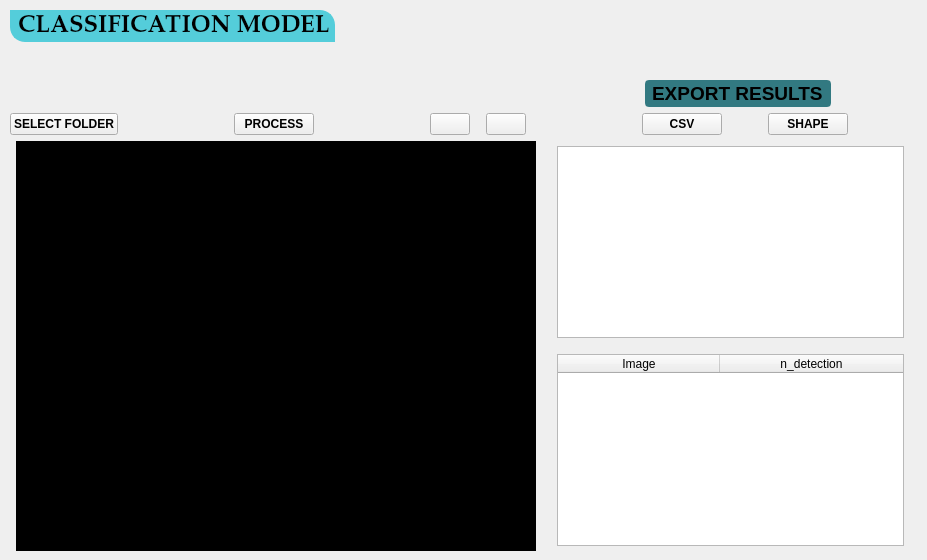
         <widget class="QWidget" name="p_model1">
          <property name="layoutDirection">
           <enum>Qt::LeftToRight</enum>
          </property>
          <property name="styleSheet">
           <string notr="true"/>
          </property>
          <widget class="QWidget" name="layoutWidget">
           <property name="geometry">
            <rect>
             <x>10</x>
             <y>10</y>
             <width>908</width>
             <height>541</height>
            </rect>
           </property>
           <layout class="QVBoxLayout" name="l_bodyhome">
            <property name="spacing">
             <number>6</number>
            </property>
            <property name="topMargin">
             <number>0</number>
            </property>
            <item>
             <layout class="QHBoxLayout" name="horizontalLayout_5">
              <property name="spacing">
               <number>0</number>
              </property>
              <property name="topMargin">
               <number>0</number>
              </property>
              <item>
               <widget class="QLabel" name="titulo_model">
                <property name="sizePolicy">
                 <sizepolicy hsizetype="Preferred" vsizetype="MinimumExpanding">
                  <horstretch>0</horstretch>
                  <verstretch>0</verstretch>
                 </sizepolicy>
                </property>
                <property name="minimumSize">
                 <size>
                  <width>0</width>
                  <height>0</height>
                 </size>
                </property>
                <property name="maximumSize">
                 <size>
                  <width>325</width>
                  <height>16777215</height>
                 </size>
                </property>
                <property name="font">
                 <font>
                  <family>Palatino Linotype</family>
                  <pointsize>18</pointsize>
                  <weight>75</weight>
                  <bold>true</bold>
                 </font>
                </property>
                <property name="layoutDirection">
                 <enum>Qt::RightToLeft</enum>
                </property>
                <property name="styleSheet">
                 <string notr="true">
border-top-left-radius: 0px;
  border-top-right-radius: 15px;
  border-bottom-right-radius: 0px;
  border-bottom-left-radius: 15px;
 

border: 2px solid  rgb(84, 205, 218);
background-color: rgb(84, 205, 218);</string>
                </property>
                <property name="text">
                 <string>CLASSIFICATION MODEL</string>
                </property>
               </widget>
              </item>
              <item>
               <spacer name="horizontalSpacer">
                <property name="orientation">
                 <enum>Qt::Horizontal</enum>
                </property>
                <property name="sizeType">
                 <enum>QSizePolicy::MinimumExpanding</enum>
                </property>
                <property name="sizeHint" stdset="0">
                 <size>
                  <width>50</width>
                  <height>20</height>
                 </size>
                </property>
               </spacer>
              </item>
             </layout>
            </item>
            <item>
             <spacer name="verticalSpacer_4">
              <property name="orientation">
               <enum>Qt::Vertical</enum>
              </property>
              <property name="sizeHint" stdset="0">
               <size>
                <width>20</width>
                <height>5</height>
               </size>
              </property>
             </spacer>
            </item>
            <item>
             <layout class="QHBoxLayout" name="ho_titulo2">
              <item>
               <spacer name="horizontalSpacer_5">
                <property name="orientation">
                 <enum>Qt::Horizontal</enum>
                </property>
                <property name="sizeHint" stdset="0">
                 <size>
                  <width>40</width>
                  <height>20</height>
                 </size>
                </property>
               </spacer>
              </item>
              <item>
               <widget class="QLabel" name="titulo_2">
                <property name="font">
                 <font>
                  <family>Yu Gothic UI</family>
                  <pointsize>14</pointsize>
                  <weight>75</weight>
                  <bold>true</bold>
                 </font>
                </property>
                <property name="styleSheet">
                 <string notr="true">background-color: rgb(50, 121, 129);
border-radius: 4px;
border: 2px solid  rgb(50, 121, 129);

</string>
                </property>
                <property name="text">
                 <string>EXPORT RESULTS</string>
                </property>
               </widget>
              </item>
              <item>
               <spacer name="horizontalSpacer_10">
                <property name="orientation">
                 <enum>Qt::Horizontal</enum>
                </property>
                <property name="sizeType">
                 <enum>QSizePolicy::Preferred</enum>
                </property>
                <property name="sizeHint" stdset="0">
                 <size>
                  <width>87</width>
                  <height>20</height>
                 </size>
                </property>
               </spacer>
              </item>
             </layout>
            </item>
            <item>
             <layout class="QHBoxLayout" name="horizontalLayout_4">
              <item>
               <widget class="QPushButton" name="b1_select">
                <property name="font">
                 <font>
                  <weight>75</weight>
                  <bold>true</bold>
                 </font>
                </property>
                <property name="text">
                 <string>SELECT FOLDER</string>
                </property>
                <property name="icon">
                 <iconset resource="recursos.qrc">
                  <normaloff>:/iconos/iconos/folder-minus.svg</normaloff>:/iconos/iconos/folder-minus.svg</iconset>
                </property>
                <property name="iconSize">
                 <size>
                  <width>20</width>
                  <height>20</height>
                 </size>
                </property>
               </widget>
              </item>
              <item>
               <spacer name="horizontalSpacer_4">
                <property name="orientation">
                 <enum>Qt::Horizontal</enum>
                </property>
                <property name="sizeHint" stdset="0">
                 <size>
                  <width>40</width>
                  <height>20</height>
                 </size>
                </property>
               </spacer>
              </item>
              <item>
               <widget class="QPushButton" name="b2_process">
                <property name="font">
                 <font>
                  <weight>75</weight>
                  <bold>true</bold>
                 </font>
                </property>
                <property name="text">
                 <string>PROCESS</string>
                </property>
                <property name="icon">
                 <iconset resource="recursos.qrc">
                  <normaloff>:/iconos/iconos/airplay.svg</normaloff>:/iconos/iconos/airplay.svg</iconset>
                </property>
                <property name="iconSize">
                 <size>
                  <width>20</width>
                  <height>20</height>
                 </size>
                </property>
               </widget>
              </item>
              <item>
               <spacer name="horizontalSpacer_8">
                <property name="orientation">
                 <enum>Qt::Horizontal</enum>
                </property>
                <property name="sizeType">
                 <enum>QSizePolicy::Expanding</enum>
                </property>
                <property name="sizeHint" stdset="0">
                 <size>
                  <width>40</width>
                  <height>20</height>
                 </size>
                </property>
               </spacer>
              </item>
              <item>
               <widget class="QPushButton" name="b3_left">
                <property name="font">
                 <font>
                  <weight>75</weight>
                  <bold>true</bold>
                 </font>
                </property>
                <property name="text">
                 <string/>
                </property>
                <property name="icon">
                 <iconset resource="recursos.qrc">
                  <normaloff>:/iconos/iconos/chevrons-left.svg</normaloff>:/iconos/iconos/chevrons-left.svg</iconset>
                </property>
                <property name="iconSize">
                 <size>
                  <width>20</width>
                  <height>20</height>
                 </size>
                </property>
               </widget>
              </item>
              <item>
               <spacer name="horizontalSpacer_9">
                <property name="orientation">
                 <enum>Qt::Horizontal</enum>
                </property>
                <property name="sizeType">
                 <enum>QSizePolicy::Preferred</enum>
                </property>
                <property name="sizeHint" stdset="0">
                 <size>
                  <width>10</width>
                  <height>20</height>
                 </size>
                </property>
               </spacer>
              </item>
              <item>
               <widget class="QPushButton" name="b4_rigth">
                <property name="font">
                 <font>
                  <weight>75</weight>
                  <bold>true</bold>
                 </font>
                </property>
                <property name="text">
                 <string/>
                </property>
                <property name="icon">
                 <iconset resource="recursos.qrc">
                  <normaloff>:/iconos/iconos/chevrons-right.svg</normaloff>:/iconos/iconos/chevrons-right.svg</iconset>
                </property>
                <property name="iconSize">
                 <size>
                  <width>20</width>
                  <height>20</height>
                 </size>
                </property>
               </widget>
              </item>
              <item>
               <spacer name="horizontalSpacer_3">
                <property name="orientation">
                 <enum>Qt::Horizontal</enum>
                </property>
                <property name="sizeType">
                 <enum>QSizePolicy::Preferred</enum>
                </property>
                <property name="sizeHint" stdset="0">
                 <size>
                  <width>110</width>
                  <height>20</height>
                 </size>
                </property>
               </spacer>
              </item>
              <item>
               <widget class="QPushButton" name="b5_csv">
                <property name="font">
                 <font>
                  <weight>75</weight>
                  <bold>true</bold>
                 </font>
                </property>
                <property name="text">
                 <string>CSV</string>
                </property>
                <property name="icon">
                 <iconset resource="recursos.qrc">
                  <normaloff>:/iconos/iconos/table.svg</normaloff>:/iconos/iconos/table.svg</iconset>
                </property>
                <property name="iconSize">
                 <size>
                  <width>20</width>
                  <height>20</height>
                 </size>
                </property>
               </widget>
              </item>
              <item>
               <spacer name="horizontalSpacer_7">
                <property name="orientation">
                 <enum>Qt::Horizontal</enum>
                </property>
                <property name="sizeType">
                 <enum>QSizePolicy::Preferred</enum>
                </property>
                <property name="sizeHint" stdset="0">
                 <size>
                  <width>40</width>
                  <height>20</height>
                 </size>
                </property>
               </spacer>
              </item>
              <item>
               <widget class="QPushButton" name="b6_shape">
                <property name="font">
                 <font>
                  <weight>75</weight>
                  <bold>true</bold>
                 </font>
                </property>
                <property name="text">
                 <string>SHAPE</string>
                </property>
                <property name="icon">
                 <iconset resource="recursos.qrc">
                  <normaloff>:/iconos/iconos/grid.svg</normaloff>:/iconos/iconos/grid.svg</iconset>
                </property>
                <property name="iconSize">
                 <size>
                  <width>20</width>
                  <height>20</height>
                 </size>
                </property>
               </widget>
              </item>
              <item>
               <spacer name="horizontalSpacer_6">
                <property name="orientation">
                 <enum>Qt::Horizontal</enum>
                </property>
                <property name="sizeType">
                 <enum>QSizePolicy::Preferred</enum>
                </property>
                <property name="sizeHint" stdset="0">
                 <size>
                  <width>70</width>
                  <height>20</height>
                 </size>
                </property>
               </spacer>
              </item>
             </layout>
            </item>
            <item>
             <layout class="QHBoxLayout" name="lout3">
              <item>
               <widget class="QWidget" name="wid_image" native="true">
                <layout class="QVBoxLayout" name="verticalLayout_6">
                 <property name="spacing">
                  <number>0</number>
                 </property>
                 <property name="leftMargin">
                  <number>0</number>
                 </property>
                 <property name="topMargin">
                  <number>0</number>
                 </property>
                 <property name="rightMargin">
                  <number>0</number>
                 </property>
                 <property name="bottomMargin">
                  <number>0</number>
                 </property>
                </layout>
               </widget>
              </item>
              <item>
               <widget class="QLabel" name="l_image">
                <property name="sizePolicy">
                 <sizepolicy hsizetype="Preferred" vsizetype="Preferred">
                  <horstretch>0</horstretch>
                  <verstretch>0</verstretch>
                 </sizepolicy>
                </property>
                <property name="minimumSize">
                 <size>
                  <width>520</width>
                  <height>250</height>
                 </size>
                </property>
                <property name="styleSheet">
                 <string notr="true">background-color: rgb(0,0,0);</string>
                </property>
                <property name="text">
                 <string/>
                </property>
               </widget>
              </item>
              <item>
               <spacer name="horizontalSpacer_2">
                <property name="orientation">
                 <enum>Qt::Horizontal</enum>
                </property>
                <property name="sizeType">
                 <enum>QSizePolicy::Preferred</enum>
                </property>
                <property name="sizeHint" stdset="0">
                 <size>
                  <width>15</width>
                  <height>10</height>
                 </size>
                </property>
               </spacer>
              </item>
              <item>
               <layout class="QVBoxLayout" name="verticalLayout_3">
                <property name="topMargin">
                 <number>5</number>
                </property>
                <property name="rightMargin">
                 <number>14</number>
                </property>
                <property name="bottomMargin">
                 <number>5</number>
                </property>
                <item>
                 <widget class="QTableWidget" name="tabla2_3">
                  <property name="enabled">
                   <bool>true</bool>
                  </property>
                  <property name="sizePolicy">
                   <sizepolicy hsizetype="MinimumExpanding" vsizetype="MinimumExpanding">
                    <horstretch>0</horstretch>
                    <verstretch>0</verstretch>
                   </sizepolicy>
                  </property>
                  <attribute name="horizontalHeaderVisible">
                   <bool>false</bool>
                  </attribute>
                  <attribute name="horizontalHeaderCascadingSectionResizes">
                   <bool>false</bool>
                  </attribute>
                  <attribute name="horizontalHeaderDefaultSectionSize">
                   <number>80</number>
                  </attribute>
                  <attribute name="horizontalHeaderHighlightSections">
                   <bool>false</bool>
                  </attribute>
                  <attribute name="horizontalHeaderShowSortIndicator" stdset="0">
                   <bool>false</bool>
                  </attribute>
                  <attribute name="horizontalHeaderStretchLastSection">
                   <bool>true</bool>
                  </attribute>
                  <attribute name="verticalHeaderCascadingSectionResizes">
                   <bool>false</bool>
                  </attribute>
                  <attribute name="verticalHeaderShowSortIndicator" stdset="0">
                   <bool>false</bool>
                  </attribute>
                  <attribute name="verticalHeaderStretchLastSection">
                   <bool>false</bool>
                  </attribute>
                  <column>
                   <property name="text">
                    <string>Pixel min</string>
                   </property>
                  </column>
                  <column>
                   <property name="text">
                    <string>Pixel Max</string>
                   </property>
                  </column>
                  <column>
                   <property name="text">
                    <string>Lat</string>
                   </property>
                  </column>
                  <column>
                   <property name="text">
                    <string>Long</string>
                   </property>
                  </column>
                 </widget>
                </item>
                <item>
                 <spacer name="verticalSpacer_2">
                  <property name="orientation">
                   <enum>Qt::Vertical</enum>
                  </property>
                  <property name="sizeType">
                   <enum>QSizePolicy::MinimumExpanding</enum>
                  </property>
                  <property name="sizeHint" stdset="0">
                   <size>
                    <width>10</width>
                    <height>10</height>
                   </size>
                  </property>
                 </spacer>
                </item>
                <item>
                 <widget class="QTableWidget" name="tabla1_d">
                  <attribute name="horizontalHeaderCascadingSectionResizes">
                   <bool>true</bool>
                  </attribute>
                  <attribute name="horizontalHeaderDefaultSectionSize">
                   <number>162</number>
                  </attribute>
                  <attribute name="horizontalHeaderHighlightSections">
                   <bool>false</bool>
                  </attribute>
                  <attribute name="horizontalHeaderStretchLastSection">
                   <bool>true</bool>
                  </attribute>
                  <column>
                   <property name="text">
                    <string>Image</string>
                   </property>
                  </column>
                  <column>
                   <property name="text">
                    <string>n_detection</string>
                   </property>
                  </column>
                 </widget>
                </item>
               </layout>
              </item>
             </layout>
            </item>
           </layout>
          </widget>
         </widget>
